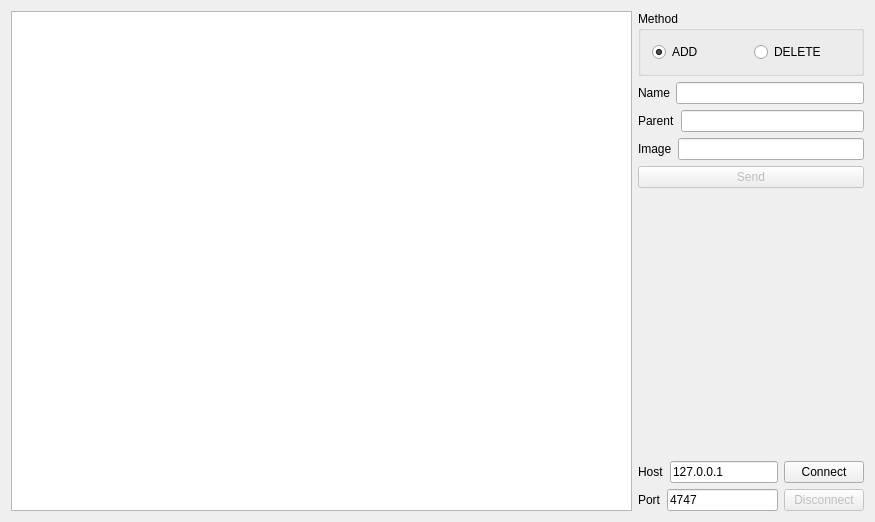
<?xml version="1.0" encoding="UTF-8"?>
<ui version="4.0">
 <class>MainWindow</class>
 <widget class="QMainWindow" name="MainWindow">
  <property name="geometry">
   <rect>
    <x>0</x>
    <y>0</y>
    <width>875</width>
    <height>522</height>
   </rect>
  </property>
  <property name="windowTitle">
   <string>Social Tree Client v0.1</string>
  </property>
  <property name="windowIcon">
   <iconset resource="images.qrc">
    <normaloff>:/icon.png</normaloff>:/icon.png</iconset>
  </property>
  <widget class="QWidget" name="centralWidget">
   <layout class="QHBoxLayout" name="horizontalLayout_7" stretch="1,0">
    <item>
     <widget class="QTextEdit" name="txtHistory">
      <property name="enabled">
       <bool>true</bool>
      </property>
      <property name="readOnly">
       <bool>true</bool>
      </property>
     </widget>
    </item>
    <item>
     <layout class="QVBoxLayout" name="verticalLayout">
      <item>
       <widget class="QGroupBox" name="grbMethod">
        <property name="enabled">
         <bool>true</bool>
        </property>
        <property name="sizePolicy">
         <sizepolicy hsizetype="Preferred" vsizetype="Preferred">
          <horstretch>0</horstretch>
          <verstretch>0</verstretch>
         </sizepolicy>
        </property>
        <property name="title">
         <string>Method</string>
        </property>
        <layout class="QHBoxLayout" name="horizontalLayout_6" stretch="0,0">
         <item>
          <widget class="QRadioButton" name="rbtnAdd">
           <property name="text">
            <string>ADD</string>
           </property>
           <property name="checked">
            <bool>true</bool>
           </property>
          </widget>
         </item>
         <item>
          <widget class="QRadioButton" name="rbtnDelete">
           <property name="text">
            <string>DELETE</string>
           </property>
          </widget>
         </item>
        </layout>
        <zorder>rbtnDelete</zorder>
        <zorder>rbtnAdd</zorder>
       </widget>
      </item>
      <item>
       <layout class="QHBoxLayout" name="horizontalLayout_5">
        <item>
         <widget class="QLabel" name="label_3">
          <property name="text">
           <string>Name</string>
          </property>
         </widget>
        </item>
        <item>
         <widget class="QLineEdit" name="edtName"/>
        </item>
       </layout>
      </item>
      <item>
       <layout class="QHBoxLayout" name="horizontalLayout_4">
        <item>
         <widget class="QLabel" name="label_4">
          <property name="text">
           <string>Parent</string>
          </property>
         </widget>
        </item>
        <item>
         <widget class="QLineEdit" name="edtParent"/>
        </item>
       </layout>
      </item>
      <item>
       <layout class="QHBoxLayout" name="horizontalLayout_3">
        <item>
         <widget class="QLabel" name="label_5">
          <property name="text">
           <string>Image</string>
          </property>
         </widget>
        </item>
        <item>
         <widget class="QLineEdit" name="edtImage"/>
        </item>
       </layout>
      </item>
      <item>
       <widget class="QPushButton" name="btnSend">
        <property name="enabled">
         <bool>false</bool>
        </property>
        <property name="text">
         <string>Send</string>
        </property>
        <property name="autoDefault">
         <bool>true</bool>
        </property>
        <property name="default">
         <bool>true</bool>
        </property>
       </widget>
      </item>
      <item>
       <spacer name="verticalSpacer">
        <property name="orientation">
         <enum>Qt::Vertical</enum>
        </property>
        <property name="sizeHint" stdset="0">
         <size>
          <width>20</width>
          <height>40</height>
         </size>
        </property>
       </spacer>
      </item>
      <item>
       <layout class="QVBoxLayout" name="verticalLayout_2" stretch="0,0">
        <item>
         <layout class="QHBoxLayout" name="horizontalLayout">
          <item>
           <widget class="QLabel" name="label">
            <property name="text">
             <string>Host</string>
            </property>
           </widget>
          </item>
          <item>
           <widget class="QLineEdit" name="edtHost">
            <property name="text">
             <string>127.0.0.1</string>
            </property>
           </widget>
          </item>
          <item>
           <widget class="QPushButton" name="btnConnect">
            <property name="text">
             <string>Connect</string>
            </property>
           </widget>
          </item>
         </layout>
        </item>
        <item>
         <layout class="QHBoxLayout" name="horizontalLayout_2">
          <item>
           <widget class="QLabel" name="label_2">
            <property name="text">
             <string>Port</string>
            </property>
           </widget>
          </item>
          <item>
           <widget class="QLineEdit" name="edtPort">
            <property name="text">
             <string>4747</string>
            </property>
           </widget>
          </item>
          <item>
           <widget class="QPushButton" name="btnDisconnect">
            <property name="enabled">
             <bool>false</bool>
            </property>
            <property name="text">
             <string>Disconnect</string>
            </property>
           </widget>
          </item>
         </layout>
        </item>
       </layout>
      </item>
     </layout>
    </item>
   </layout>
  </widget>
 </widget>
 <layoutdefault spacing="6" margin="11"/>
 <resources>
  <include location="images.qrc"/>
 </resources>
 <connections/>
</ui>
